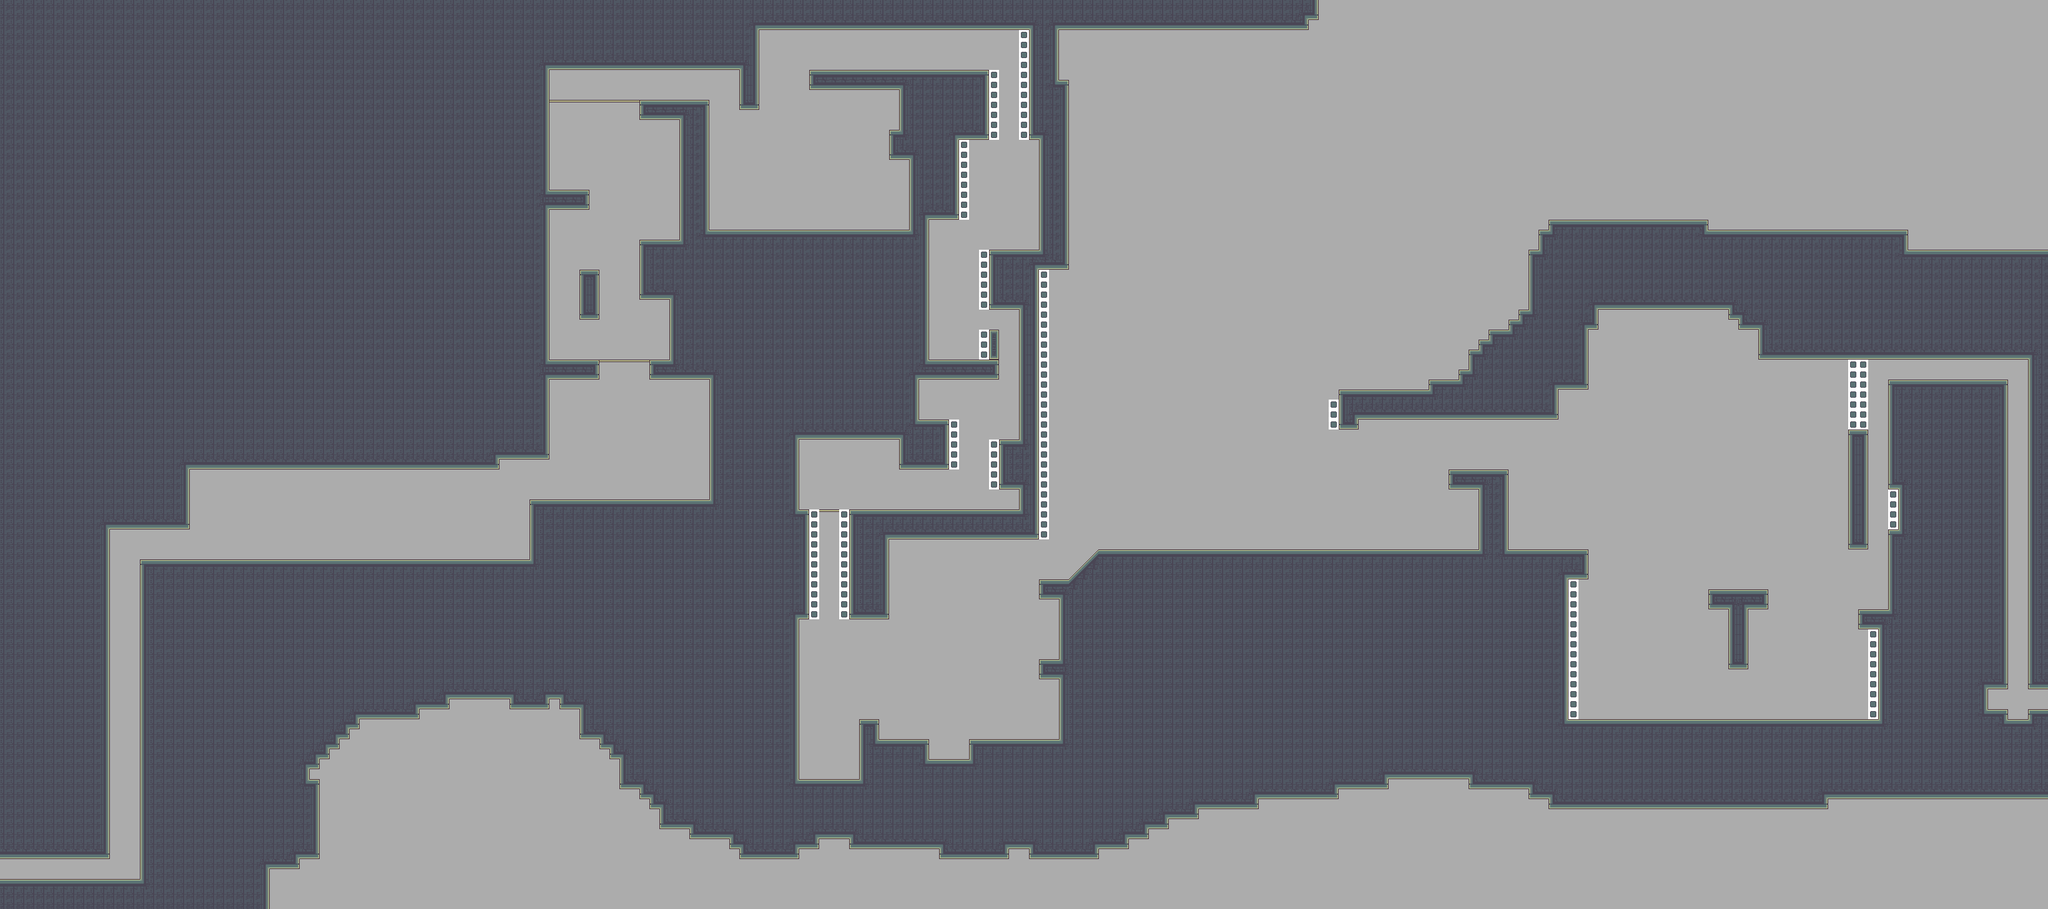

This is a level from a 2D game, rendered from its Tiled map with the project's own tilesets. A one-line summary and the map file follow, with tile-layer data summarised:
An orthogonal 205x91 tile map with 16x16 px tiles, 1 tile layer (Tile Layer 1), 1 hidden layer not drawn.

<map version="1.0" orientation="orthogonal" renderorder="right-down" width="205" height="91" tilewidth="16" tileheight="16" backgroundcolor="#acacac" nextobjectid="1">
 <tileset firstgid="1" name="0_GAUNTLET_SHORE" tilewidth="16" tileheight="16" tilecount="600" columns="20">
  <image source="../../../tileset/0_GAUNTLET_SHORE.png" width="320" height="480" />
  <terraintypes>
   <terrain name="Basic" tile="-1" />
   <terrain name="Thin_V" tile="-1" />
   <terrain name="Thin_H" tile="-1" />
   <terrain name="Eraser" tile="-1" />
  </terraintypes>
  <tile id="8" terrain=",,,3" />
  <tile id="9" terrain=",,3,3" />
  <tile id="10" terrain=",,3," />
  <tile id="11" terrain="3,3,3," />
  <tile id="12" terrain="3,3,,3" />
  <tile id="28" terrain=",3,,3" />
  <tile id="29" terrain="3,3,3,3" />
  <tile id="30" terrain="3,,3," />
  <tile id="31" terrain="3,,3,3" />
  <tile id="32" terrain=",3,3,3" />
  <tile id="48" terrain=",3,," />
  <tile id="49" terrain="3,3,," />
  <tile id="50" terrain="3,,," />
  <tile id="80" terrain=",,,0" />
  <tile id="81" terrain=",,0,0" />
  <tile id="82" terrain=",,0," />
  <tile id="88" terrain=",,,1" />
  <tile id="89" terrain=",,1,1" />
  <tile id="90" terrain=",,1," />
  <tile id="92" terrain=",,,2" />
  <tile id="93" terrain=",,2,2" />
  <tile id="94" terrain=",,2," />
  <tile id="100" terrain=",0,,0" />
  <tile id="101" terrain="0,0,0,0" />
  <tile id="102" terrain="0,,0," />
  <tile id="105" terrain="0,0,0," />
  <tile id="106" terrain="0,0,,0" />
  <tile id="108" terrain=",1,,1" />
  <tile id="109" terrain="1,1,1,1" />
  <tile id="110" terrain="1,,1," />
  <tile id="112" terrain=",2,,2" />
  <tile id="113" terrain="2,2,2,2" />
  <tile id="114" terrain="2,,2," />
  <tile id="120" terrain=",0,," />
  <tile id="121" terrain="0,0,," />
  <tile id="122" terrain="0,,," />
  <tile id="125" terrain="0,,0,0" />
  <tile id="126" terrain=",0,0,0" />
  <tile id="128" terrain=",1,," />
  <tile id="129" terrain="1,1,," />
  <tile id="130" terrain="1,,," />
  <tile id="132" terrain=",2,," />
  <tile id="133" terrain="2,2,," />
  <tile id="134" terrain="2,,," />
 </tileset>
 <imagelayer name="Image Layer 1" visible="0" opacity="0.9">
  <image source="../../../../_noncrypt_assets/pngexports/SHORE_G4.png" />
 </imagelayer>
 <layer name="Tile Layer 1" width="205" height="91">
  <data>[18655 cells, 9679 non-empty, 20 distinct tile ids]</data>
 </layer>
</map>
